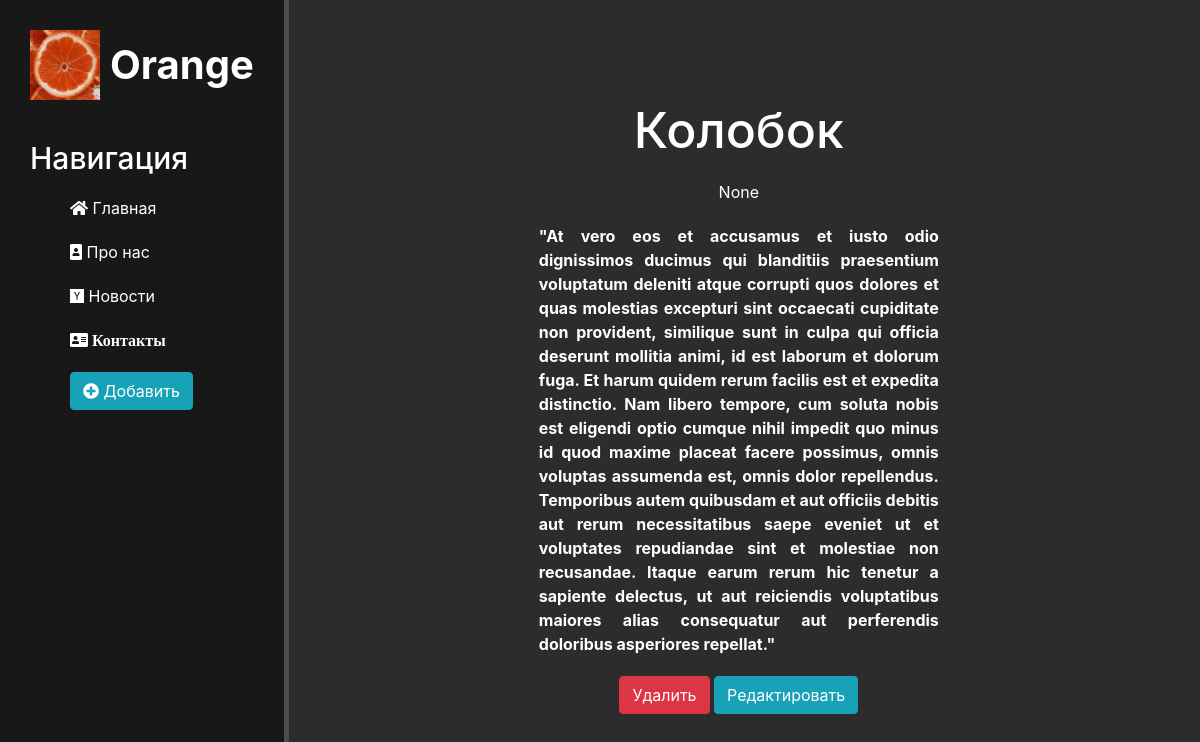
Screenshot of /news/10 with the database file from the repository.
### news/models.py (models this page shows, shortened)
class Articles(models.Model):
    title = models.CharField('Название', max_length=50)
    anons = models.CharField('Анонс', max_length=150)
    full_text = models.TextField('Статья')
    date = models.DateTimeField('Дата публикации')
    class Meta:
        verbose_name = 'Новость'
        verbose_name_plural = 'Новости'

### news/views.py (the view)
# urls.py: path('<int:pk>', views.NewsDetailView.as_view(), name='news-detail'),
class NewsDetailView(DetailView):
    model = Articles
    template_name = 'news/detail_view.html'
    context_object_name = 'article'  # название ключа для передачи внутрь шаблона

### news/templates/news/detail_view.html (shortened to what this page needs)
{% extends 'main/layout.html' %}
{% block content %}
<div class="features">
    <h1>{{ article.title }}</h1>
    <p>{{ article.date }}</p>
    <p class="context">{{ article.full_text }}</p>
    <a href="{% url 'news-delete' article.id %}" class="btn btn-danger">Удалить</a>
    <a href="{% url 'news-update' article.id %}" class="btn btn-info">Редактировать</a>
</div>
{% endblock %}

### main/static/main/css/main.css (style rules this page uses)
body { background: #2c2c2c; }
main .features { float: left; color: #fff; margin-top: 100px; text-align: center; width: 75%; }
main .features h1 { font-size: 50px; }
main .features p { max-width: 400px; margin: 20px auto }
.context { font-size: 16px; text-align: justify; font-weight: bold; }

### rows the page displays
Articles: title "Колобок", date "None", full_text "\"At vero eos et accusamus et iusto odio dignissimos ducimus qui blanditiis praesentium voluptatum deleniti atque corrupti quos dolores et quas molestias excepturi sint occaecati cupiditate non provident, similique sunt in culpa qui officia deserunt mollitia animi, id est laborum et dolorum fuga. Et harum quidem rerum facilis est et expedita distinctio. Nam libero tempore, cum soluta nobis est eligendi optio cumque nihil impedit quo minus id quod maxime placeat facere possimus, omnis voluptas assumenda est, omnis dolor repellendus. Temporibus autem quibusdam et aut officiis debitis aut rerum necessitatibus saepe eveniet ut et voluptates repudiandae sint et molestiae non recusandae. Itaque…"
